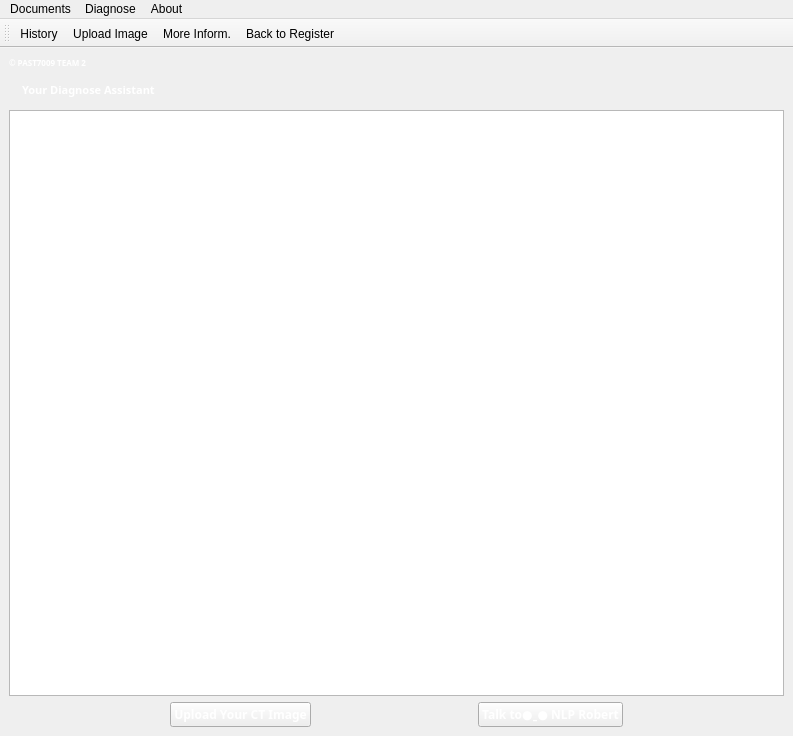
<?xml version="1.0" encoding="UTF-8"?>
<ui version="4.0">
 <class>MainWindow</class>
 <widget class="QMainWindow" name="MainWindow">
  <property name="geometry">
   <rect>
    <x>0</x>
    <y>0</y>
    <width>793</width>
    <height>736</height>
   </rect>
  </property>
  <property name="sizePolicy">
   <sizepolicy hsizetype="Expanding" vsizetype="Expanding">
    <horstretch>0</horstretch>
    <verstretch>0</verstretch>
   </sizepolicy>
  </property>
  <property name="windowTitle">
   <string>Upload</string>
  </property>
  <property name="windowIcon">
   <iconset>
    <normaloff>../配图/7.png</normaloff>../配图/7.png</iconset>
  </property>
  <property name="styleSheet">
   <string notr="true">background-image: url(:/background/bg1.jpeg);</string>
  </property>
  <widget class="QWidget" name="centralwidget">
   <layout class="QVBoxLayout" name="verticalLayout" stretch="1,1,20,4">
    <item>
     <widget class="QLabel" name="label_2">
      <property name="sizePolicy">
       <sizepolicy hsizetype="Maximum" vsizetype="Maximum">
        <horstretch>0</horstretch>
        <verstretch>0</verstretch>
       </sizepolicy>
      </property>
      <property name="palette">
       <palette>
        <active>
         <colorrole role="WindowText">
          <brush brushstyle="SolidPattern">
           <color alpha="255">
            <red>255</red>
            <green>255</green>
            <blue>255</blue>
           </color>
          </brush>
         </colorrole>
        </active>
        <inactive>
         <colorrole role="WindowText">
          <brush brushstyle="SolidPattern">
           <color alpha="255">
            <red>255</red>
            <green>255</green>
            <blue>255</blue>
           </color>
          </brush>
         </colorrole>
        </inactive>
        <disabled>
         <colorrole role="WindowText">
          <brush brushstyle="SolidPattern">
           <color alpha="255">
            <red>120</red>
            <green>120</green>
            <blue>120</blue>
           </color>
          </brush>
         </colorrole>
        </disabled>
       </palette>
      </property>
      <property name="font">
       <font>
        <family>Arial Black</family>
        <pointsize>6</pointsize>
        <weight>75</weight>
        <bold>true</bold>
       </font>
      </property>
      <property name="text">
       <string>© PAST7009 TEAM 2</string>
      </property>
     </widget>
    </item>
    <item>
     <layout class="QHBoxLayout" name="horizontalLayout_2" stretch="0,5">
      <item>
       <widget class="QLabel" name="label">
        <property name="sizePolicy">
         <sizepolicy hsizetype="Maximum" vsizetype="Maximum">
          <horstretch>0</horstretch>
          <verstretch>0</verstretch>
         </sizepolicy>
        </property>
        <property name="text">
         <string/>
        </property>
        <property name="pixmap">
         <pixmap>../配图/21.png</pixmap>
        </property>
       </widget>
      </item>
      <item>
       <widget class="QLabel" name="label_3">
        <property name="palette">
         <palette>
          <active>
           <colorrole role="WindowText">
            <brush brushstyle="SolidPattern">
             <color alpha="255">
              <red>255</red>
              <green>255</green>
              <blue>255</blue>
             </color>
            </brush>
           </colorrole>
          </active>
          <inactive>
           <colorrole role="WindowText">
            <brush brushstyle="SolidPattern">
             <color alpha="255">
              <red>255</red>
              <green>255</green>
              <blue>255</blue>
             </color>
            </brush>
           </colorrole>
          </inactive>
          <disabled>
           <colorrole role="WindowText">
            <brush brushstyle="SolidPattern">
             <color alpha="255">
              <red>120</red>
              <green>120</green>
              <blue>120</blue>
             </color>
            </brush>
           </colorrole>
          </disabled>
         </palette>
        </property>
        <property name="font">
         <font>
          <family>Perpetua Titling MT</family>
          <pointsize>8</pointsize>
          <weight>75</weight>
          <bold>true</bold>
         </font>
        </property>
        <property name="text">
         <string>Your Diagnose Assistant </string>
        </property>
       </widget>
      </item>
     </layout>
    </item>
    <item>
     <widget class="QGraphicsView" name="image_view"/>
    </item>
    <item>
     <layout class="QHBoxLayout" name="horizontalLayout">
      <item>
       <widget class="QPushButton" name="upload_button">
        <property name="sizePolicy">
         <sizepolicy hsizetype="Maximum" vsizetype="Maximum">
          <horstretch>0</horstretch>
          <verstretch>0</verstretch>
         </sizepolicy>
        </property>
        <property name="palette">
         <palette>
          <active>
           <colorrole role="ButtonText">
            <brush brushstyle="SolidPattern">
             <color alpha="255">
              <red>255</red>
              <green>255</green>
              <blue>255</blue>
             </color>
            </brush>
           </colorrole>
          </active>
          <inactive>
           <colorrole role="ButtonText">
            <brush brushstyle="SolidPattern">
             <color alpha="255">
              <red>255</red>
              <green>255</green>
              <blue>255</blue>
             </color>
            </brush>
           </colorrole>
          </inactive>
          <disabled>
           <colorrole role="ButtonText">
            <brush brushstyle="SolidPattern">
             <color alpha="255">
              <red>120</red>
              <green>120</green>
              <blue>120</blue>
             </color>
            </brush>
           </colorrole>
          </disabled>
         </palette>
        </property>
        <property name="font">
         <font>
          <family>Bahnschrift SemiBold</family>
          <weight>75</weight>
          <bold>true</bold>
         </font>
        </property>
        <property name="text">
         <string>Upload Your CT Image</string>
        </property>
       </widget>
      </item>
      <item>
       <widget class="QPushButton" name="pushButton_2">
        <property name="sizePolicy">
         <sizepolicy hsizetype="Maximum" vsizetype="Maximum">
          <horstretch>0</horstretch>
          <verstretch>0</verstretch>
         </sizepolicy>
        </property>
        <property name="palette">
         <palette>
          <active>
           <colorrole role="ButtonText">
            <brush brushstyle="SolidPattern">
             <color alpha="255">
              <red>255</red>
              <green>255</green>
              <blue>255</blue>
             </color>
            </brush>
           </colorrole>
          </active>
          <inactive>
           <colorrole role="ButtonText">
            <brush brushstyle="SolidPattern">
             <color alpha="255">
              <red>255</red>
              <green>255</green>
              <blue>255</blue>
             </color>
            </brush>
           </colorrole>
          </inactive>
          <disabled>
           <colorrole role="ButtonText">
            <brush brushstyle="SolidPattern">
             <color alpha="255">
              <red>120</red>
              <green>120</green>
              <blue>120</blue>
             </color>
            </brush>
           </colorrole>
          </disabled>
         </palette>
        </property>
        <property name="font">
         <font>
          <family>Bahnschrift SemiBold</family>
          <weight>75</weight>
          <bold>true</bold>
         </font>
        </property>
        <property name="text">
         <string>Talk to●ˍ● NLP Robert</string>
        </property>
       </widget>
      </item>
     </layout>
    </item>
   </layout>
  </widget>
  <widget class="QMenuBar" name="menubar">
   <property name="geometry">
    <rect>
     <x>0</x>
     <y>0</y>
     <width>793</width>
     <height>26</height>
    </rect>
   </property>
   <widget class="QMenu" name="menuDocuments">
    <property name="title">
     <string>Documents</string>
    </property>
    <addaction name="history_act"/>
   </widget>
   <widget class="QMenu" name="menuTest">
    <property name="title">
     <string>Diagnose</string>
    </property>
    <addaction name="upload_act"/>
   </widget>
   <widget class="QMenu" name="menuMore_Inform">
    <property name="title">
     <string>About</string>
    </property>
    <addaction name="information_act"/>
    <addaction name="back_act"/>
   </widget>
   <addaction name="menuDocuments"/>
   <addaction name="menuTest"/>
   <addaction name="menuMore_Inform"/>
  </widget>
  <widget class="QToolBar" name="toolBar">
   <property name="windowTitle">
    <string>toolBar</string>
   </property>
   <attribute name="toolBarArea">
    <enum>TopToolBarArea</enum>
   </attribute>
   <attribute name="toolBarBreak">
    <bool>false</bool>
   </attribute>
   <addaction name="history_act"/>
   <addaction name="upload_act"/>
   <addaction name="information_act"/>
   <addaction name="back_act"/>
  </widget>
  <action name="upload_act">
   <property name="icon">
    <iconset>
     <normaloff>../配图/17.png</normaloff>../配图/17.png</iconset>
   </property>
   <property name="text">
    <string>Upload Image</string>
   </property>
  </action>
  <action name="information_act">
   <property name="icon">
    <iconset>
     <normaloff>../配图/22.png</normaloff>../配图/22.png</iconset>
   </property>
   <property name="text">
    <string>More Inform.</string>
   </property>
  </action>
  <action name="back_act">
   <property name="icon">
    <iconset>
     <normaloff>../配图/20.png</normaloff>../配图/20.png</iconset>
   </property>
   <property name="text">
    <string>Back to Register</string>
   </property>
  </action>
  <action name="history_act">
   <property name="icon">
    <iconset>
     <normaloff>../配图/14.png</normaloff>../配图/14.png</iconset>
   </property>
   <property name="text">
    <string>History</string>
   </property>
  </action>
  <action name="actionSelect_One_Image">
   <property name="text">
    <string>Select One Image </string>
   </property>
   <property name="font">
    <font>
     <family>Arial Narrow</family>
    </font>
   </property>
  </action>
  <action name="actionResults">
   <property name="text">
    <string>Results</string>
   </property>
   <property name="font">
    <font>
     <family>Arial Narrow</family>
    </font>
   </property>
  </action>
  <action name="actionDiagnose_Another">
   <property name="text">
    <string>Diagnose Another</string>
   </property>
   <property name="font">
    <font>
     <family>Arial Narrow</family>
    </font>
   </property>
  </action>
 </widget>
 <resources>
  <include location="background.qrc"/>
 </resources>
 <connections/>
</ui>
